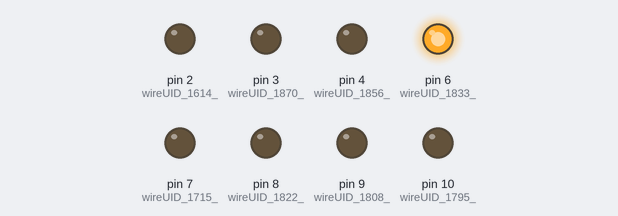
Recording of a sketch running on a simulated Arduino Uno, built with avr-gcc and run on an emulated ATmega328P. Parts: output pins drawn as LEDs (lit = HIGH).

Above: at 1.0 s.
At 3.0 s:
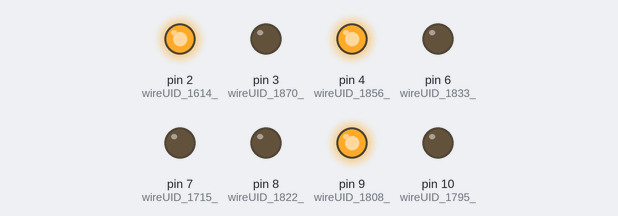
At 5.0 s:
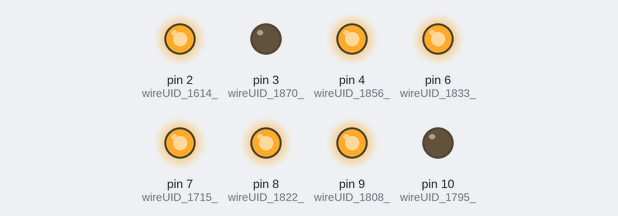
At 7.0 s:
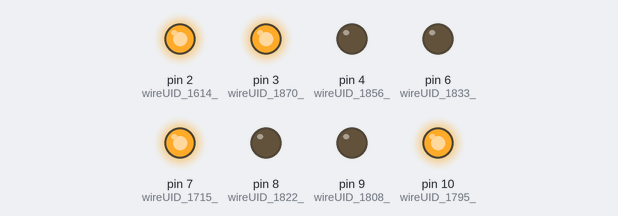
At 9.0 s:
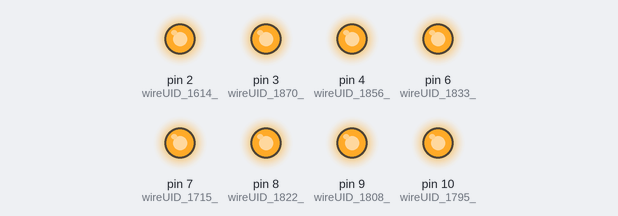
Timing chart, 0 to 13.0 s (numbered marks = the images above):
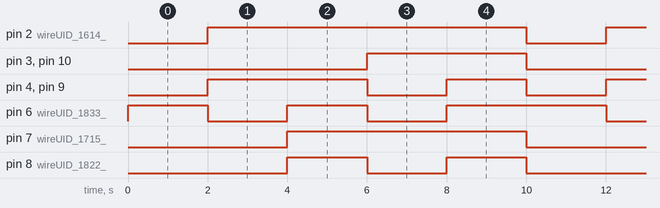

Measured:
- by itself, pin 2 (wireUID_1614_): alternates HIGH for 8.0 s and LOW for 2.0 s
- by itself, pin 3 (wireUID_1870_), pin 10 (wireUID_1795_): alternates HIGH for 4.0 s and LOW for 6.0 s
- by itself, pin 4 (wireUID_1856_), pin 6 (wireUID_1833_), pin 9 (wireUID_1808_): repeats every 10.0 s: LOW 2.0 s, HIGH 2.0 s, LOW 2.0 s, HIGH 4.0 s
- by itself, pin 7 (wireUID_1715_): alternates HIGH for 6.0 s and LOW for 4.0 s
- by itself, pin 8 (wireUID_1822_): repeats every 10.0 s: LOW 2.0 s, HIGH 2.0 s, LOW 4.0 s, HIGH 2.0 s

The sketch:

LED_7segment_Example_2_Some_text__transcripted.ino
```cpp
#include <ArduinoSTL.h>
#include <vector>
using namespace std;

void LED_7segment_Example_2_Some_text(){
    /*feedback and shift regs. declarations */
    vector< long > shiftRegister_245;
    bool shiftRegisterInitBool_245 = true;

    /* END feedback and shift regs declarations */
    long wireUID_3524_ = 0;
    vector< unsigned short > wireUID_1557_ = {24,23,2,13};
    vector< long > wireUID_2361_;
    long wireUID_1795_ = 10;
    long wireUID_1808_ = 9;
    long wireUID_1822_ = 8;
    long wireUID_1715_ = 7;
    long wireUID_1833_ = 6;
    long wireUID_1856_ = 4;
    long wireUID_1870_ = 3;
    long wireUID_1614_ = 2;
    bool wireUID_1101_ = true;
    pinMode(wireUID_1614_,wireUID_1101_?OUTPUT:INPUT);
    wireUID_2361_.push_back(wireUID_1614_);
    wireUID_2361_.push_back(wireUID_1870_);
    wireUID_2361_.push_back(wireUID_1856_);
    wireUID_2361_.push_back(wireUID_1833_);
    wireUID_2361_.push_back(wireUID_1715_);
    wireUID_2361_.push_back(wireUID_1822_);
    wireUID_2361_.push_back(wireUID_1808_);
    wireUID_2361_.push_back(wireUID_1795_);
    pinMode(wireUID_1870_,wireUID_1101_?OUTPUT:INPUT);
    pinMode(wireUID_1856_,wireUID_1101_?OUTPUT:INPUT);
    pinMode(wireUID_1833_,wireUID_1101_?OUTPUT:INPUT);
    pinMode(wireUID_1715_,wireUID_1101_?OUTPUT:INPUT);
    pinMode(wireUID_1822_,wireUID_1101_?OUTPUT:INPUT);
    pinMode(wireUID_1808_,wireUID_1101_?OUTPUT:INPUT);
    pinMode(wireUID_1795_,wireUID_1101_?OUTPUT:INPUT);
    /***** BEGIN WhileLoop ********/
    bool wireUID_419_ = false; //LoopEndRef.
    int iteratorUID_350 = 0; //loop iterator
    do{
        if (shiftRegisterInitBool_245){
            shiftRegister_245.push_back(wireUID_3524_);
            shiftRegisterInitBool_245 = false;
        } //shift register init and get front value
        /*feedback and shift regs. declarations */

        /* END feedback and shift regs declarations */
        vector< unsigned short > wireUID_1585_text_array = wireUID_1557_;
        long wireUID_1846_;
        long wireUID_1621_;
        long wireUID_2322_ = shiftRegister_245.front(); shiftRegister_245.erase(shiftRegister_245.begin());
        long wireUID_2190_;
        bool wireUID_2100_;
        long wireUID_190_;
        vector< bool > wireUID_1862_;
        vector< long > wireUID_2375_ = wireUID_2361_;
        long wireUID_495_ = 2000;
        wireUID_190_ = wireUID_2375_.size();
        wireUID_1846_ = wireUID_1585_text_array.size();
        wireUID_2100_ = (wireUID_2322_ >= wireUID_1846_);
        /***** BEGIN CaseStructure ********/
        switch(wireUID_2100_){
            case true:
            {
                /*feedback and shift regs. declarations */

                /* END feedback and shift regs declarations */
                unsigned short wireUID_1815_ = 0;
                long wireUID_1736_ = 0;


                 /* C code */
                wireUID_2190_ = wireUID_1736_;
                wireUID_1621_ = wireUID_1815_; /* output assgn. */
            }
            break;
            case false:
            {
                /*feedback and shift regs. declarations */

                /* END feedback and shift regs declarations */
                long wireUID_468_;
                unsigned short wireUID_1496_;
                long wireUID_2575_ = wireUID_2322_;
                vector< unsigned short > wireUID_1350_ = wireUID_1585_text_array;
                long wireUID_645_;
                wireUID_645_ = wireUID_2575_ + 1;
                wireUID_1496_ = wireUID_1350_[wireUID_2575_];
                wireUID_468_ = (long) wireUID_1496_;


                 /* C code */
                wireUID_2190_ = wireUID_645_;
                wireUID_1621_ = wireUID_468_; /* output assgn. */
            }
            break;
        }
        /****** END CaseStructure ********/
        /***** BEGIN CaseStructure ********/
        switch(wireUID_1621_){
            case 18:
            {
                /*feedback and shift regs. declarations */

                /* END feedback and shift regs declarations */
                vector< bool > wireUID_2268_ = {true,true,false,false,true,false,true,true};


                 /* C code */
                wireUID_1862_ = wireUID_2268_; /* output assgn. */
            }
            break;
            case 19:
            {
                /*feedback and shift regs. declarations */

                /* END feedback and shift regs declarations */
                vector< bool > wireUID_2340_ = {false,false,false,false,true,false,false,false};


                 /* C code */
                wireUID_1862_ = wireUID_2340_; /* output assgn. */
            }
            break;
            case 21:
            {
                /*feedback and shift regs. declarations */

                /* END feedback and shift regs declarations */
                vector< bool > wireUID_2620_ = {true,false,false,true,false,false,false,true};


                 /* C code */
                wireUID_1862_ = wireUID_2620_; /* output assgn. */
            }
            break;
            case 20:
            {
                /*feedback and shift regs. declarations */

                /* END feedback and shift regs declarations */
                vector< bool > wireUID_2456_ = {true,true,true,false,false,false,false,false};


                 /* C code */
                wireUID_1862_ = wireUID_2456_; /* output assgn. */
            }
            break;
            case 22:
            {
                /*feedback and shift regs. declarations */

                /* END feedback and shift regs declarations */
                vector< bool > wireUID_2661_ = {true,false,false,false,true,false,true,false};


                 /* C code */
                wireUID_1862_ = wireUID_2661_; /* output assgn. */
            }
            break;
            case 23:
            {
                /*feedback and shift regs. declarations */

                /* END feedback and shift regs declarations */
                vector< bool > wireUID_3022_ = {true,false,true,false,false,false,true,false};


                 /* C code */
                wireUID_1862_ = wireUID_3022_; /* output assgn. */
            }
            break;
            case 24:
            {
                /*feedback and shift regs. declarations */

                /* END feedback and shift regs declarations */
                vector< bool > wireUID_2780_ = {false,false,false,true,false,false,false,false};


                 /* C code */
                wireUID_1862_ = wireUID_2780_; /* output assgn. */
            }
            break;
            case 17:
            {
                /*feedback and shift regs. declarations */

                /* END feedback and shift regs declarations */
                vector< bool > wireUID_2114_ = {true,false,false,true,true,true,true,false};


                 /* C code */
                wireUID_1862_ = wireUID_2114_; /* output assgn. */
            }
            break;
            case 16:
            {
                /*feedback and shift regs. declarations */

                /* END feedback and shift regs declarations */
                vector< bool > wireUID_2023_ = {true,true,true,false,false,false,false,true};


                 /* C code */
                wireUID_1862_ = wireUID_2023_; /* output assgn. */
            }
            break;
            case 15:
            {
                /*feedback and shift regs. declarations */

                /* END feedback and shift regs declarations */
                vector< bool > wireUID_1955_ = {true,true,false,false,false,false,false,true};


                 /* C code */
                wireUID_1862_ = wireUID_1955_; /* output assgn. */
            }
            break;
            case 14:
            {
                /*feedback and shift regs. declarations */

                /* END feedback and shift regs declarations */
                vector< bool > wireUID_1888_ = {false,false,false,false,true,false,false,false};


                 /* C code */
                wireUID_1862_ = wireUID_1888_; /* output assgn. */
            }
            break;
            case 13:
            {
                /*feedback and shift regs. declarations */

                /* END feedback and shift regs declarations */
                vector< bool > wireUID_1798_ = {true,true,false,false,true,false,false,true};


                 /* C code */
                wireUID_1862_ = wireUID_1798_; /* output assgn. */
            }
            break;
            case 12:
            {
                /*feedback and shift regs. declarations */

                /* END feedback and shift regs declarations */
                vector< bool > wireUID_1651_ = {false,false,false,false,false,false,false,false};


                 /* C code */
                wireUID_1862_ = wireUID_1651_; /* output assgn. */
            }
            break;
            case 11:
            {
                /*feedback and shift regs. declarations */

                /* END feedback and shift regs declarations */
                vector< bool > wireUID_1543_ = {true,false,true,false,false,false,false,false};


                 /* C code */
                wireUID_1862_ = wireUID_1543_; /* output assgn. */
            }
            break;
            case 10:
            {
                /*feedback and shift regs. declarations */

                /* END feedback and shift regs declarations */
                vector< bool > wireUID_1485_ = {true,false,true,true,false,false,false,false};


                 /* C code */
                wireUID_1862_ = wireUID_1485_; /* output assgn. */
            }
            break;
            case 9:
            {
                /*feedback and shift regs. declarations */

                /* END feedback and shift regs declarations */
                vector< bool > wireUID_1416_ = {true,false,false,false,false,false,false,false};


                 /* C code */
                wireUID_1862_ = wireUID_1416_; /* output assgn. */
            }
            break;
            case 8:
            {
                /*feedback and shift regs. declarations */

                /* END feedback and shift regs declarations */
                vector< bool > wireUID_3402_ = {true,false,true,true,true,true,false,false};


                 /* C code */
                wireUID_1862_ = wireUID_3402_; /* output assgn. */
            }
            break;
            case 7:
            {
                /*feedback and shift regs. declarations */

                /* END feedback and shift regs declarations */
                vector< bool > wireUID_3338_ = {true,false,false,false,false,false,false,true};


                 /* C code */
                wireUID_1862_ = wireUID_3338_; /* output assgn. */
            }
            break;
            case 6:
            {
                /*feedback and shift regs. declarations */

                /* END feedback and shift regs declarations */
                vector< bool > wireUID_3285_ = {true,false,false,true,false,false,false,true};


                 /* C code */
                wireUID_1862_ = wireUID_3285_; /* output assgn. */
            }
            break;
            case 5:
            {
                /*feedback and shift regs. declarations */

                /* END feedback and shift regs declarations */
                vector< bool > wireUID_3221_ = {true,false,true,true,false,false,true,false};


                 /* C code */
                wireUID_1862_ = wireUID_3221_; /* output assgn. */
            }
            break;
            case 4:
            {
                /*feedback and shift regs. declarations */

                /* END feedback and shift regs declarations */
                vector< bool > wireUID_3166_ = {true,false,false,true,false,true,false,false};


                 /* C code */
                wireUID_1862_ = wireUID_3166_; /* output assgn. */
            }
            break;
            case 3:
            {
                /*feedback and shift regs. declarations */

                /* END feedback and shift regs declarations */
                vector< bool > wireUID_2513_ = {true,true,false,false,false,true,false,false};


                 /* C code */
                wireUID_1862_ = wireUID_2513_; /* output assgn. */
            }
            break;
            case 2:
            {
                /*feedback and shift regs. declarations */

                /* END feedback and shift regs declarations */
                vector< bool > wireUID_3108_ = {true,false,true,true,true,true,true,false};


                 /* C code */
                wireUID_1862_ = wireUID_3108_; /* output assgn. */
            }
            break;
            case 1:
            {
                /*feedback and shift regs. declarations */

                /* END feedback and shift regs declarations */
                vector< bool > wireUID_1574_ = {true,false,false,false,true,false,false,false};


                 /* C code */
                wireUID_1862_ = wireUID_1574_; /* output assgn. */
            }
            break;
            default:
            {
                /*feedback and shift regs. declarations */

                /* END feedback and shift regs declarations */
                vector< bool > wireUID_461_ = {true,true,true,true,true,true,true,true};


                 /* C code */
                wireUID_1862_ = wireUID_461_; /* output assgn. */
            }
            break;
        }
        /****** END CaseStructure ********/
        /**** BEGIN ForLoop *****/

        int iteratorUID_2387 = 0; //loop iterator
        for (int LVHardcodedCnt = 0;  LVHardcodedCnt < wireUID_190_; LVHardcodedCnt++){
         // shift regs
            /*feedback and shift regs. declarations */

            /* END feedback and shift regs declarations */
            bool wireUID_1839_;
            vector< bool > wireUID_511_ = wireUID_1862_;
            long wireUID_327_ = iteratorUID_2387 /*Diagram owned wire terminal*/;
            long wireUID_423_;
            vector< long > wireUID_2424_ = wireUID_2375_;
            wireUID_423_ = wireUID_2424_[wireUID_327_];
            wireUID_1839_ = wireUID_511_[wireUID_327_];
            digitalWrite(wireUID_423_,wireUID_1839_?HIGH:LOW);


             /* C code*/

             /* output assignements */
            iteratorUID_2387++; //iterator increment
        }

        /***** END ForLoop ******/
        delay(wireUID_495_);


         //C code

        shiftRegister_245.push_back(wireUID_2190_); //output assgn.
        iteratorUID_350++; //iterator increment
    }while(!wireUID_419_); //negation because in LabVIEW it is when stop (oposite)

    /****** END WhileLoop */


}

void setup(){
    LED_7segment_Example_2_Some_text();
}
void loop(){
}
```
